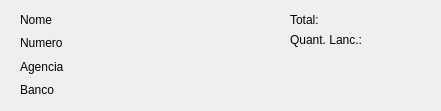
<?xml version="1.0" encoding="UTF-8"?>
<ui version="4.0">
 <class>WAccount</class>
 <widget class="QWidget" name="WAccount">
  <property name="geometry">
   <rect>
    <x>0</x>
    <y>0</y>
    <width>441</width>
    <height>111</height>
   </rect>
  </property>
  <property name="minimumSize">
   <size>
    <width>441</width>
    <height>10</height>
   </size>
  </property>
  <property name="maximumSize">
   <size>
    <width>441</width>
    <height>200</height>
   </size>
  </property>
  <property name="windowTitle">
   <string>Form</string>
  </property>
  <widget class="QLabel" name="Name">
   <property name="geometry">
    <rect>
     <x>20</x>
     <y>10</y>
     <width>261</width>
     <height>20</height>
    </rect>
   </property>
   <property name="text">
    <string>Nome</string>
   </property>
  </widget>
  <widget class="QLabel" name="Total">
   <property name="geometry">
    <rect>
     <x>290</x>
     <y>10</y>
     <width>41</width>
     <height>20</height>
    </rect>
   </property>
   <property name="text">
    <string>Total:</string>
   </property>
  </widget>
  <widget class="QLabel" name="Number">
   <property name="geometry">
    <rect>
     <x>20</x>
     <y>33</y>
     <width>261</width>
     <height>20</height>
    </rect>
   </property>
   <property name="text">
    <string>Numero</string>
   </property>
  </widget>
  <widget class="QLabel" name="Agency">
   <property name="geometry">
    <rect>
     <x>20</x>
     <y>57</y>
     <width>401</width>
     <height>20</height>
    </rect>
   </property>
   <property name="text">
    <string>Agencia</string>
   </property>
  </widget>
  <widget class="QLabel" name="Bank">
   <property name="geometry">
    <rect>
     <x>20</x>
     <y>80</y>
     <width>401</width>
     <height>20</height>
    </rect>
   </property>
   <property name="text">
    <string>Banco</string>
   </property>
  </widget>
  <widget class="QLabel" name="Release">
   <property name="geometry">
    <rect>
     <x>290</x>
     <y>30</y>
     <width>91</width>
     <height>20</height>
    </rect>
   </property>
   <property name="text">
    <string>Quant. Lanc.:</string>
   </property>
  </widget>
 </widget>
 <resources/>
 <connections/>
</ui>
